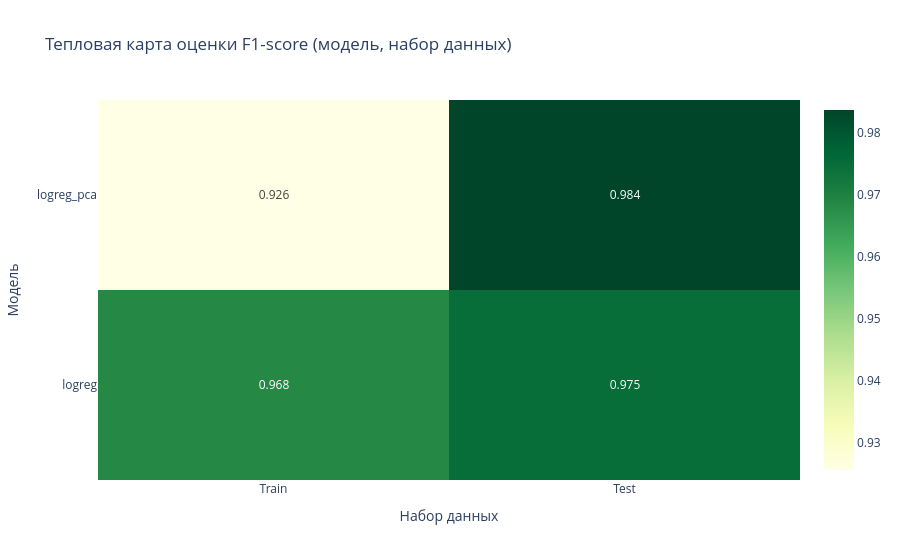

Notebook code cell kept with this figure:
### Code cell
f1_list = [
    [f1_logreg_train, f1_logreg_test],
    [f1_logreg_pca_train, f1_logreg_pca_test]
]

heatmap_fig = go.Figure(
    go.Heatmap(
        x=['Train', 'Test'],
        y=['logreg', 'logreg_pca'],
        z=f1_list,
        text=np.round(f1_list, 3),
        texttemplate='%{text}',
        colorscale = 'ylgn',
    )
)
# Настраиваем макет
heatmap_fig.update_layout(
    title='Тепловая карта оценки F1-score (модель, набор данных)',
    xaxis_title='Набор данных',
    yaxis_title='Модель',
)
heatmap_fig.show()

### Figure 1 — Plotly figure (JSON) as saved in the notebook; plotly's stock layout.template omitted (floating-point values rounded to 4 significant figures)
{"data": [{"colorscale": [[0, "rgb(255,255,229)"], [0.125, "rgb(247,252,185)"], [0.25, "rgb(217,240,163)"], [0.375, "rgb(173,221,142)"], [0.5, "rgb(120,198,121)"], [0.625, "rgb(65,171,93)"], [0.75, "rgb(35,132,67)"], [0.875, "rgb(0,104,55)"], [1, "rgb(0,69,41)"]], "text": [[0.968, 0.975], [0.926, 0.984]], "texttemplate": "%{text}", "type": "heatmap", "x": ["Train", "Test"], "y": ["logreg", "logreg_pca"], "z": [[0.9684, 0.975], [0.9256, 0.9836]]}], "layout": {"title": {"text": "Тепловая карта оценки F1-score (модель, набор данных)"}, "xaxis": {"title": {"text": "Набор данных"}}, "yaxis": {"title": {"text": "Модель"}}}}
